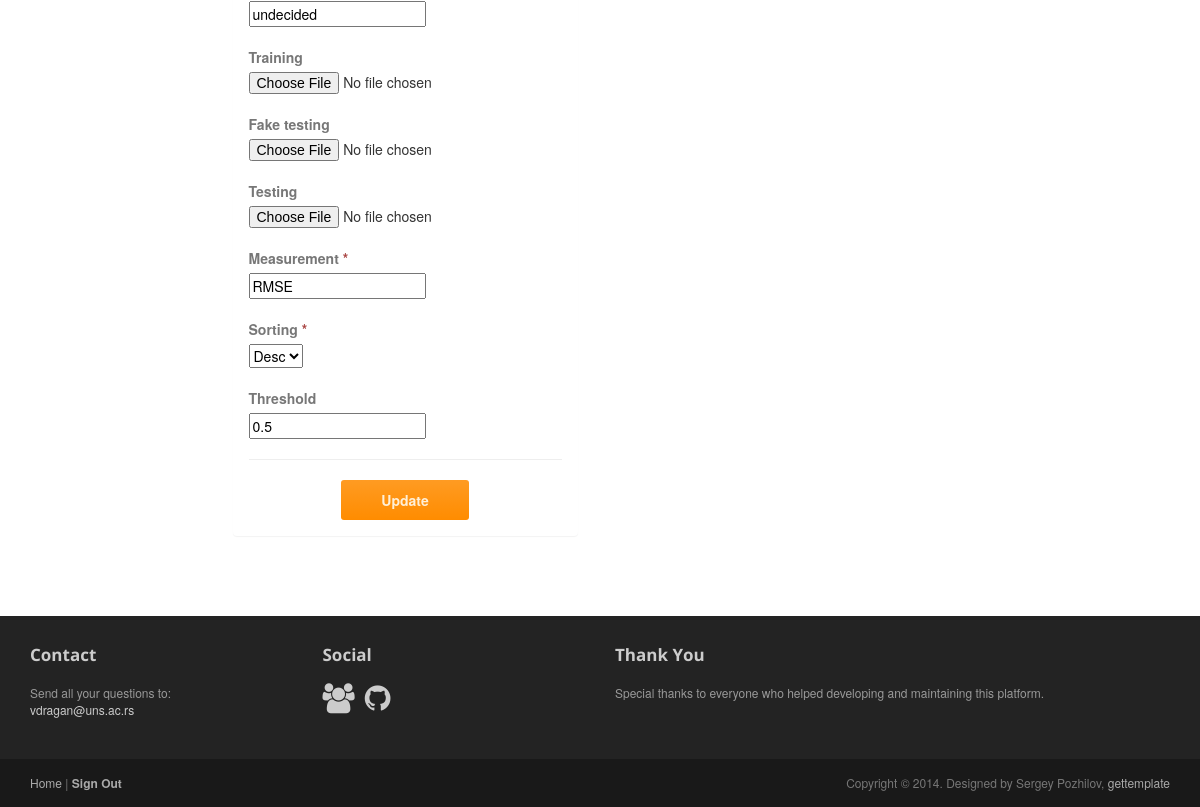
Before: /update_assignment_form/1/ (signed in, lower part) with the older database file.
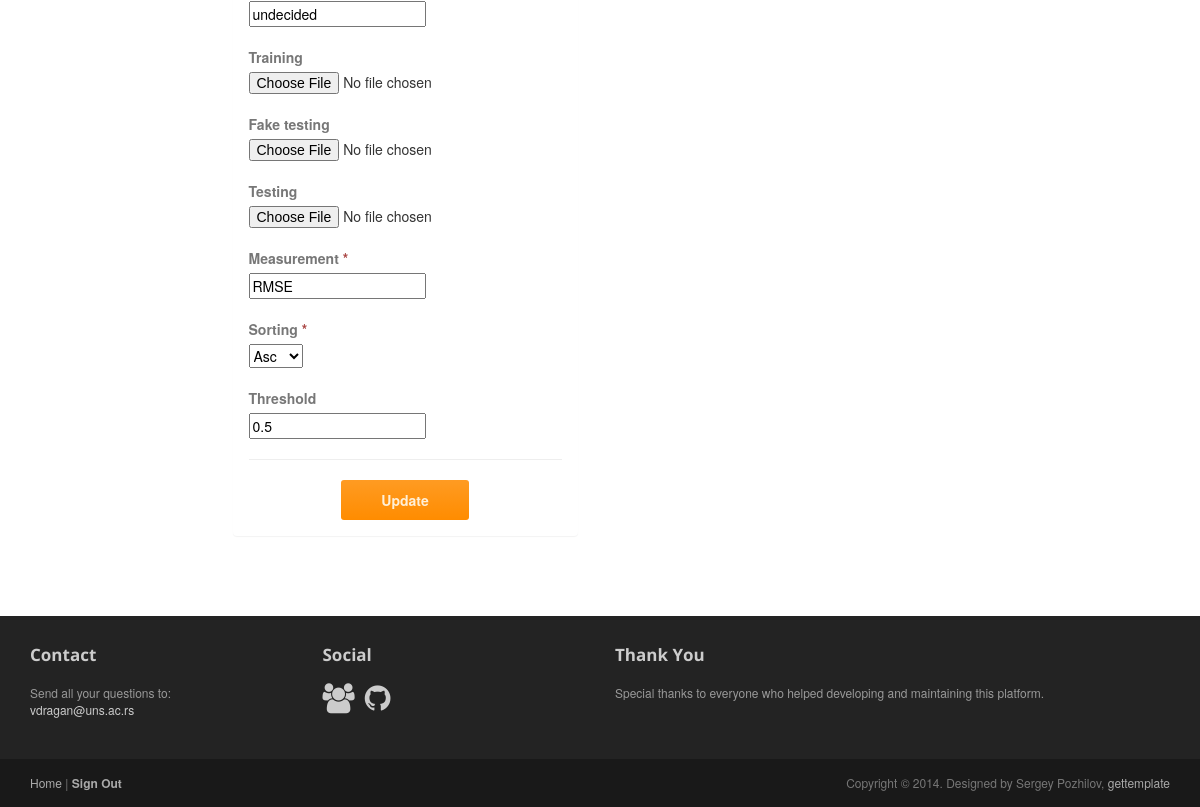
After: the same page with the newer database file.
### malepy/models.py (models this page shows, shortened)
class Assignment(models.Model):
    SORTING_CHOICES = (
        ('Asc', 'Asc'),
        ('Desc', 'Desc')
    )
    name = models.CharField(max_length=100, null=True, blank=True)
    name_en = models.CharField(max_length=100, null=False, blank=False)
    description = models.CharField(max_length=2000, null=True, blank=True)
    description_en = models.CharField(max_length=2000, null=False, blank=False)
    folder = models.CharField(max_length=100, null=False, blank=False, default='undecided')
    training = models.FileField(null=True, blank=True, upload_to=assignment_data_set_directory)
    fake_testing = models.FileField(null=True, blank=True, upload_to=assignment_data_set_directory)
    testing = models.FileField(null=True, blank=True, upload_to=assignment_data_set_directory)
    starting = models.DateTimeField(null=True, blank=True)
    ending = models.DateTimeField(null=True, blank=True)
    measurement = models.CharField(max_length=50, null=False, blank=False, default='Accuracy')
    sorting = models.CharField(max_length=4, null=False, blank=False, default='Asc', choices=SORTING_CHOICES)
    threshold = models.FloatField(null=True, blank=True)
    course = models.ForeignKey(Course, on_delete=models.CASCADE, null=False, blank=False)

### malepy/views.py (the view)
# urls.py: url(r'^update_assignment_form/(?P<assignment_id>[0-9]+)/$', views.update_assignment_form, name='update_assignment_form'),
@login_required(login_url='/')
@user_passes_test(is_teacher, redirect_field_name='/dashboard')
def update_assignment_form(request, assignment_id):
    this_assignment = get_object_or_404(Assignment, pk=assignment_id)
    form = AssignmentForm(instance=this_assignment)
    context = {"action": "Update", "model": "Assignment", "form": form, "id": assignment_id}
    return render(request, 'malepy/actions.html', context=context)

### malepy/forms.py
class AssignmentForm(forms.ModelForm):
    class Meta:
        model = Assignment
        fields = ('course', 'name_en', 'name', 'description_en', 'description', 'starting', 'ending',
                  'folder', 'training', 'fake_testing', 'testing', 'measurement', 'sorting', 'threshold')
        widgets = {
            'name_en': forms.TextInput(attrs={
                'size': 50
            }),
            'name': forms.TextInput(attrs={
                'size': 50
            }),
            'description_en': forms.Textarea(attrs={
                'cols': 50,
                'rows': 10
            }),
            'description': forms.Textarea(attrs={
                'cols': 50,
                'rows': 10
            }),
            'starting': forms.DateTimeInput(),
            'ending': forms.DateTimeInput(),
        }

### malepy/models.py (called while the page is built)
    def __str__(self):
        return self.name + " " + str(self.year)

### malepy/views.py (called while the page is built)
def is_teacher(user):
    return user.user_role == 0

### malepy/templates/malepy/actions.html (shortened to what this page needs)
{% extends "malepy/user_base.html" %}
{% block article %}
    <div class="col-md-6 col-md-offset-3 col-sm-8 col-sm-offset-2">
        <div class="panel panel-body">
                {% if action == 'Create' %}
                    {% if model == 'Course' %}
                        <form action="{% url 'malepy:create_course' %}" method="post">
                    {% else %}
                        <form action="{% url 'malepy:create_assignment' %}" method="post" enctype="multipart/form-data">
                    {% endif %}
                {% else %}
                    {% if model == 'Course' %}
                        <form action="{% url 'malepy:update_course' id %}" method="post">
                    {% else %}
                        <form action="{% url 'malepy:update_assignment' id %}" method="post" enctype="multipart/form-data">
                    {% endif %}
                {% endif %}
                {% for field in form.visible_fields %}
                    <div class="top-margin text-left">
                        <label>{{ field.label }} <span class="text-danger">
                                            {% if field.field.required %}
                                                *
                                            {% endif %}
                                        </span>
                        </label>
                        <br>
                        {{ field }}
                    </div>
                {% endfor %}
                <hr>
                <div class="row">
                    <div class="col-sm-8m text-center">
                        <button class="btn btn-action" type="submit">{{ action }}</button>
                    </div>
                </div>
                </form>
            </div>
    </div>
{% endblock %}

Changed rows visible on the page:
changed Assignment "undecided": sorting "Desc" → "Asc"
